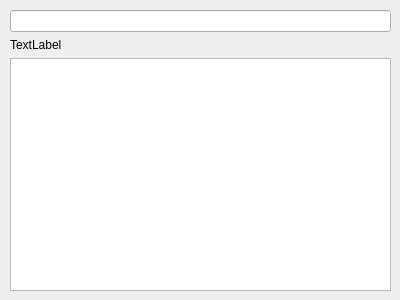
<?xml version="1.0" encoding="UTF-8"?>
<ui version="4.0">
 <class>videowidget</class>
 <widget class="QWidget" name="videowidget">
  <property name="geometry">
   <rect>
    <x>0</x>
    <y>0</y>
    <width>400</width>
    <height>300</height>
   </rect>
  </property>
  <property name="windowTitle">
   <string>Form</string>
  </property>
  <widget class="QWidget" name="verticalLayoutWidget">
   <property name="geometry">
    <rect>
     <x>10</x>
     <y>10</y>
     <width>381</width>
     <height>281</height>
    </rect>
   </property>
   <layout class="QVBoxLayout" name="verticalLayout">
    <item>
     <widget class="QLineEdit" name="lineEdit"/>
    </item>
    <item>
     <widget class="QLabel" name="label">
      <property name="text">
       <string>TextLabel</string>
      </property>
     </widget>
    </item>
    <item>
     <widget class="QTextEdit" name="textEdit"/>
    </item>
   </layout>
  </widget>
 </widget>
 <resources/>
 <connections/>
</ui>
